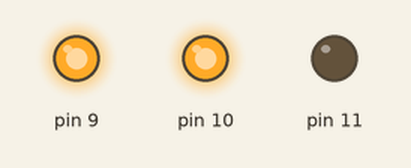
Simulated run of this sketch. Board: Arduino Uno, built with avr-gcc and run on an emulated ATmega328P. Shown: output pins drawn as LEDs (lit = HIGH).

Above: at 0.1 s.
Timing chart, 0 to 1.6 s (numbered marks = the images above):
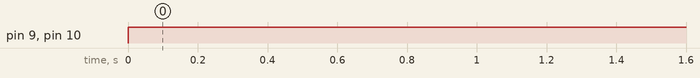

Measured:
- by itself, pin 9, pin 10: LOW → HIGH at 0.00 s

The sketch:

sin_led.ino
```cpp
void setup() {
  pinMode( 9,OUTPUT) ;     // 赤LED接続のピン(9番)をデジタル出力に設定
     pinMode(10,OUTPUT) ;     // 青LED接続のピン(10番)をデジタル出力に設定
     pinMode(11,OUTPUT) ;     // 緑LED接続のピン(11番)をデジタル出力に設定
}
void loop() {
     int cycle = 6;
     int H =0 ;
     int R , G , B ;
               /* H値(240-360) 青-紫-赤   */
     float t  = millis()/1000.0;
     int b = (int)(sin(2*3.14/cycle*t)*64)+160;
     B = map(H,240,360,b,0) ;   // 青LED B←→R
     R = map(H,240,360,0,b) ;   // 青LED R←→B
     G= 0 ;
          /* ＲＧＢＬＥＤに出力する処理   */
          analogWrite(9,R) ;                // 　９番ピンから赤LEDの出力
          analogWrite(11,G) ;               // １１番ピンから緑LEDの出力
          analogWrite(10,B) ;               // １０番ピンから青LEDの出力
        //  delay(100) ;
     }
```
